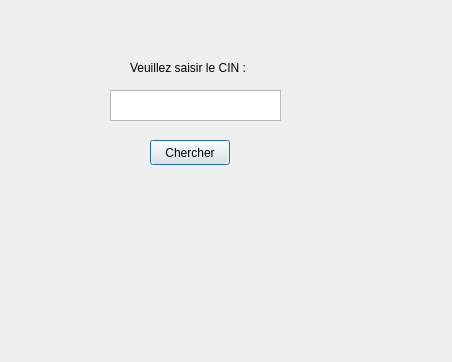
<?xml version="1.0" encoding="UTF-8"?>
<ui version="4.0">
 <class>Affichage</class>
 <widget class="QDialog" name="Affichage">
  <property name="geometry">
   <rect>
    <x>0</x>
    <y>0</y>
    <width>452</width>
    <height>362</height>
   </rect>
  </property>
  <property name="windowTitle">
   <string>Dialog</string>
  </property>
  <widget class="QLabel" name="label">
   <property name="geometry">
    <rect>
     <x>130</x>
     <y>60</y>
     <width>141</width>
     <height>16</height>
    </rect>
   </property>
   <property name="text">
    <string>Veuillez saisir le CIN : </string>
   </property>
  </widget>
  <widget class="QTextEdit" name="textEdit">
   <property name="geometry">
    <rect>
     <x>110</x>
     <y>90</y>
     <width>171</width>
     <height>31</height>
    </rect>
   </property>
   <property name="html">
    <string>&lt;!DOCTYPE HTML PUBLIC &quot;-//W3C//DTD HTML 4.0//EN&quot; &quot;http://www.w3.org/TR/REC-html40/strict.dtd&quot;&gt;
&lt;html&gt;&lt;head&gt;&lt;meta name=&quot;qrichtext&quot; content=&quot;1&quot; /&gt;&lt;style type=&quot;text/css&quot;&gt;
p, li { white-space: pre-wrap; }
&lt;/style&gt;&lt;/head&gt;&lt;body style=&quot; font-family:'MS Shell Dlg 2'; font-size:7.8pt; font-weight:400; font-style:normal;&quot;&gt;
&lt;p style=&quot;-qt-paragraph-type:empty; margin-top:0px; margin-bottom:0px; margin-left:0px; margin-right:0px; -qt-block-indent:0; text-indent:0px; font-family:'MS Shell Dlg 2';&quot;&gt;&lt;br /&gt;&lt;/p&gt;&lt;/body&gt;&lt;/html&gt;</string>
   </property>
  </widget>
  <widget class="QPushButton" name="pushButton">
   <property name="geometry">
    <rect>
     <x>150</x>
     <y>140</y>
     <width>80</width>
     <height>25</height>
    </rect>
   </property>
   <property name="text">
    <string>Chercher</string>
   </property>
  </widget>
 </widget>
 <resources/>
 <connections/>
</ui>
